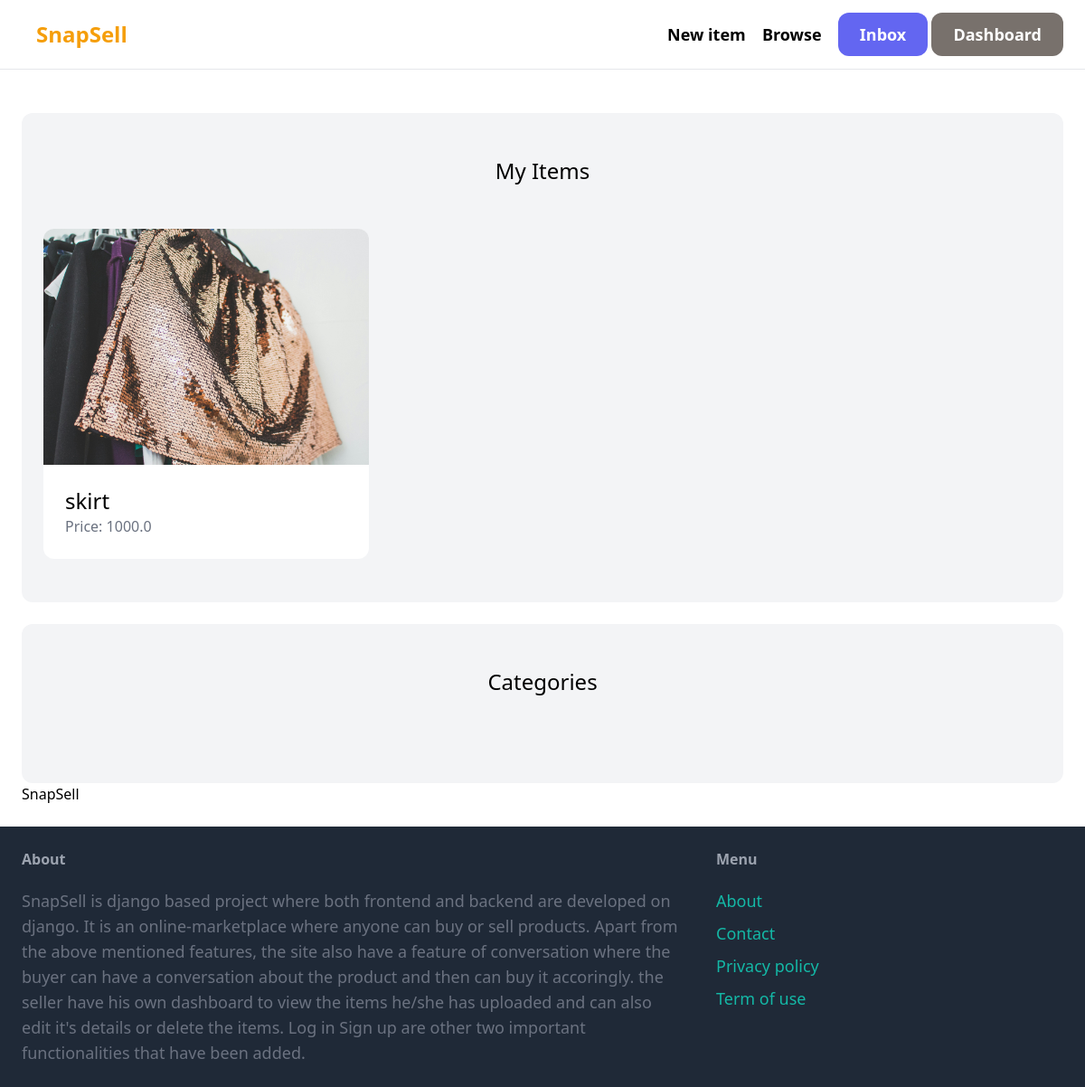
The app's page /dashboard (signed in) with its own data.
### items/models.py (models this page shows, shortened)
class Item(models.Model):
    category = models.ForeignKey(Category, related_name='items', on_delete=models.CASCADE)
    name = models.CharField(max_length=255)
    description = models.TextField(blank=True, null=True)
    price = models.FloatField()
    image = models.ImageField(upload_to='item_images', blank=True, null=True)
    is_sold = models.BooleanField(default=False)
    created_by = models.ForeignKey(User, related_name='items', on_delete=models.CASCADE)
    created_at = models.DateTimeField(auto_now_add=True)

### dashboard/views.py (the view)
# urls.py: path('', views.index, name='index'),
@login_required
def index(request):
    items = Item.objects.filter(created_by=request.user)
    return render(request, 'dashboard/index.html',{
        'items': items
    })

### dashboard/templates/dashboard/index.html (shortened to what this page needs)
{% extends 'core/base.html' %}
{% block content %}
<div class="mt-6 px-6 py-12 bg-gray-100 rounded-xl">
<h2 class="mb-12 text-2xl text-center">My Items</h2>
<div class="grid grid-cols-3 gap-3">
            {% for item in items %}
                <div>
                    <a href="{% url 'items:detail' item.id %}">
                        <div>
                            <img src="{{ item.image.url }}" class="rounded-t-xl">
                        </div>
                        <div class="p-6 bg-white rounded-b-xl">
                            <h2 class="text-2xl">{{ item.name }}</h2>
                            <p class="text-gray-500">Price: {{ item.price }}</p>
                        </div>
                    </a>
                </div>
            {% endfor %}
        </div>
    </div>
 <div class="mt-6 px-6 py-12 bg-gray-100 rounded-xl">
        <h2 class="mb-12 text-2xl text-center">Categories</h2>
    </div>
{% endblock %}

### records on screen
Item: image (picture), name "skirt", price "1000.0"
